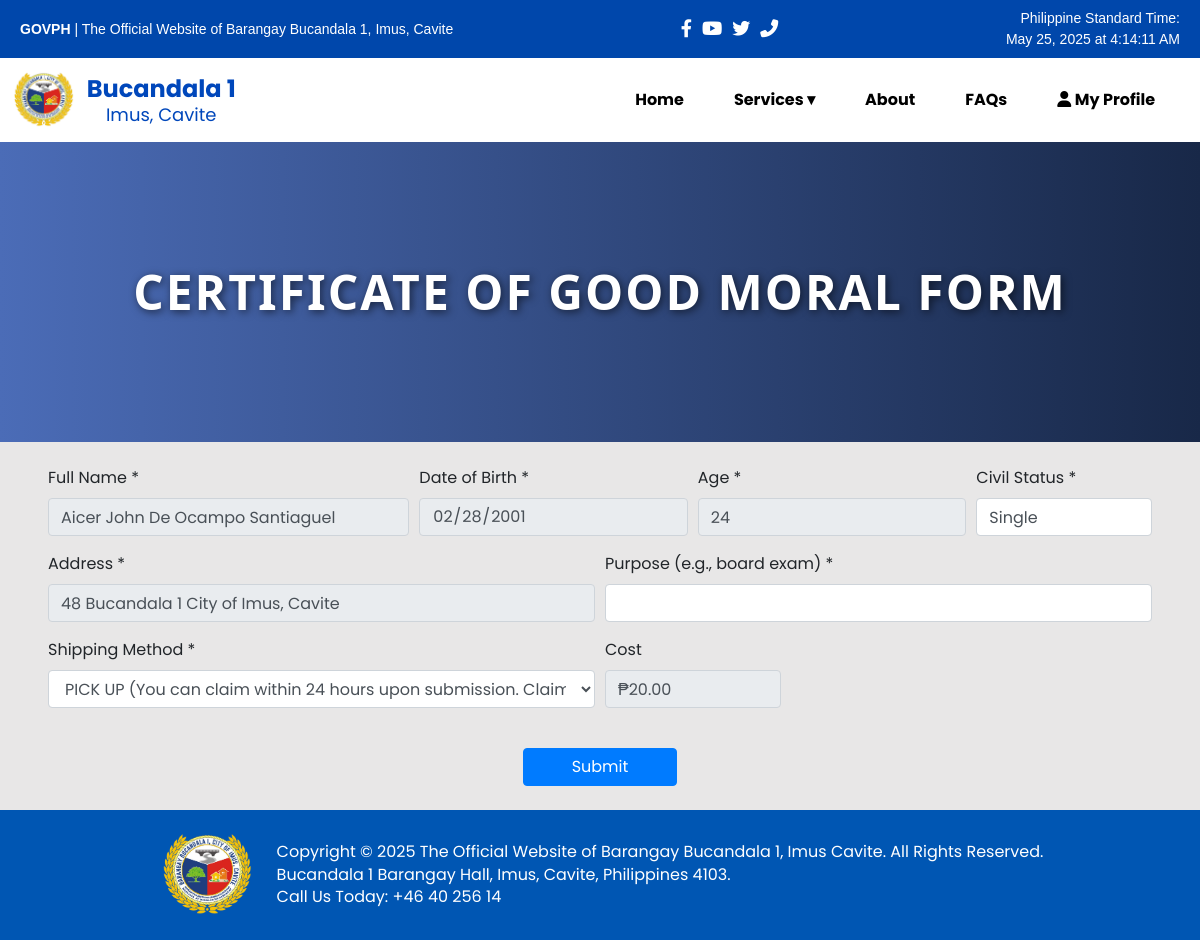
Page /chatbot-main/forms/certificate-of-good-moral.php (signed in) on the committed database.
### tables this page shows
CREATE TABLE `users` (
  `id` int(11) NOT NULL,
  `first_name` varchar(100) NOT NULL,
  `middle_name` varchar(100) DEFAULT NULL,
  `last_name` varchar(100) NOT NULL,
  `address` varchar(255) NOT NULL,
  `email` varchar(150) NOT NULL,
  `username` varchar(100) NOT NULL,
  `password` varchar(255) NOT NULL,
  `dob` date NOT NULL,
  `gender` enum('Male','Female') NOT NULL,
  `civil_status` enum('Single','Married','Widowed') NOT NULL,
  `government_id` varchar(100) NOT NULL,
  `id_number` varchar(100) NOT NULL,
  `emergency_contact_name` varchar(150) NOT NULL,
  `emergency_contact_number` varchar(50) NOT NULL,
  `profile_pic` varchar(255) DEFAULT NULL,
  `dependents` text DEFAULT NULL,
  `status` enum('pending','approved','rejected') NOT NULL DEFAULT 'pending',
  `created_at` timestamp NOT NULL DEFAULT current_timestamp(),
  `updated_at` timestamp NOT NULL DEFAULT current_timestamp() ON UPDATE current_timestamp(),
  `is_admin` tinyint(1) NOT NULL DEFAULT 0
);

### chatbot-main/forms/certificate-of-good-moral.php (the view, shortened to what this page needs)
<?php
require_once('../session_check.php');
$servername = "localhost";
$username_db = "root";
$password_db = "";
$dbname = "barangay_db";
try {
    $dsn = "mysql:host=$servername;dbname=$dbname;charset=utf8mb4";
    $pdo = new PDO($dsn, $username_db, $password_db, [
        PDO::ATTR_ERRMODE => PDO::ERRMODE_EXCEPTION,
        PDO::ATTR_DEFAULT_FETCH_MODE => PDO::FETCH_ASSOC,
    ]);
} catch (PDOException $e) {
    die("Connection failed: " . $e->getMessage());
}
$user_data = null;
if (isset($_SESSION['user_id'])) {
    try {
        $stmt = $pdo->prepare("SELECT * FROM users WHERE id = ?");
        $stmt->execute([$_SESSION['user_id']]);
        $user_data = $stmt->fetch();
    } catch (PDOException $e) {
        $user_data = null;
    }
}
?>
<!DOCTYPE html>
<html lang="en">
<head>
    <link rel="stylesheet" href="https://cdnjs.cloudflare.com/ajax/libs/twitter-bootstrap/4.3.1/css/bootstrap.min.css" />
    <link rel="stylesheet" href="https://cdnjs.cloudflare.com/ajax/libs/font-awesome/6.4.0/css/all.min.css">
    <link rel="stylesheet" href="../css/contact.css" />
</head>
<body>
    <div class="header-bar">
  <div class="header-container">
    <div class="left-section">
      GOVPH
      <span>| The Official Website of Barangay Bucandala 1, Imus, Cavite</span>
    </div>
    <div class="social-icons">
      <a href="https://www.facebook.com/profile.php?id=100085126650282"><i class="fab fa-facebook-f"></i></a>
      <a href="#"><i class="fab fa-youtube"></i></a>
      <a href="#"><i class="fab fa-twitter"></i></a>
      <a href="#"><i class="fas fa-phone-alt"></i></a>
    </div>
    <div class="time-section">
      <div>Philippine Standard Time:</div>
      <div id="dateTimePH">Loading time...</div>
    </div>
  </div>
</div>
<nav style="display: flex; align-items: center; padding: 10px;">
  <div class="logo-container keep-on-mobile">
  <img src="../image/imus-logo.png" alt="Barangay Logo" class="logo-img">
  <div class="logo-text">
    <span class="barangay-name">Bucandala 1</span><br>
    <span class="barangay-location">Imus, Cavite</span>
  </div>
</div>
<nav class="main-nav" id="mainNav">
  <a href="../index.php">Home</a>
  <div class="dropdown">
    <a href="#online-services-section" class="dropbtn">Services ▾</a>
  </div>
  <a href="../contact.php">About</a>
  <a href="../faq.php">FAQs</a>
  <a href="../profile.php"><i class="fas fa-user"></i> My Profile</a>
</nav>
</nav>
    <div class="header-banner">Certificate of Good Moral Form</div>
    <div class="container-fluid px-5 py-4">
<form method="POST" action="certificate-of-good-moral.php" id="goodMoralForm">
    <div class="form-row">
        <div class="form-group col-md-4">
            <label>Full Name *</label>
            <input type="text" name="full_name" class="form-control" required readonly value="<?php echo htmlspecialchars($_POST['full_name'] ?? ($user_data ? trim($user_data['first_name'] . ' ' . ($user_data['middle_name'] ?? '') . ' ' . $user_data['last_name']) : '')); ?>">
        </div>
        <div class="form-group col-md-3">
            <label>Date of Birth *</label>
            <input type="date" name="date_of_birth" class="form-control" required readonly value="<?php echo htmlspecialchars($_POST['date_of_birth'] ?? ($user_data['dob'] ?? '')); ?>">
        </div>
        <div class="form-group col-md-3">
            <label>Age *</label>
            <input type="number" name="age" class="form-control" required readonly value="<?php echo htmlspecialchars($_POST['age'] ?? ''); ?>">
        </div>
        <div class="form-group col-md-2">
            <label>Civil Status *</label>
        </div>
        <div class="form-group col-md-6">
            <label>Address *</label>
            <input type="text" name="address" class="form-control" required readonly value="<?php echo htmlspecialchars($_POST['address'] ?? ($user_data['address'] ?? '')); ?>">
        </div>
        <div class="form-group col-md-6">
            <label>Purpose (e.g., board exam) *</label>
        </div>
                <div class="form-group col-md-6">
                    <label>Shipping Method *</label>
                    <select name="shipping_method" class="form-control" required>
                        <option value="PICK UP">PICK UP (You can claim within 24 hours upon submission. Claimable from 10am-5pm)</option>
                    </select>
                </div>
                <div class="form-group col-md-2">
                    <label>Cost</label>
                    <input type="text" class="form-control" readonly value="₱20.00">
                </div>
            </div>
            <div class="text-center mt-4">
                <button type="submit" class="btn btn-primary px-5">Submit</button>
            </div>
        </form>
    </div>
    <div class="footer">
        <div class="footer-content">
        <img src="../image/imus-logo.png" alt="Barangay Logo" class="footer-logo">
        <div class="footer-text">
                <p>Copyright &copy; 2025 The Official Website of Barangay Bucandala 1, Imus Cavite. All Rights Reserved.</p>
                <p>Bucandala 1 Barangay Hall, Imus, Cavite, Philippines 4103.</p>
                <p>Call Us Today: +46 40 256 14</p>
            </div>
        </div>
    </div>
    <iframe src="../chatbot.php"
        style="position: fixed; bottom: 10px; right: 10px; width: 340px; height: 800px; border: none; z-index: 999;">
    </iframe>
</body>
</html>

### chatbot-main/css/contact.css (style rules this page uses)
body { height: 100%; margin: 0; display: flex; flex-direction: column; font-family: 'Poppins', sans-serif; background-color: #b9b4b4; }
.header-container { display: flex; align-items: center; justify-content: flex-start; }
nav { background-color: #ffffff; padding: 20px; text-align: center; position: sticky; top: 0; z-index: 1000; transition: all 0.6s cubic-bezier(0.25, 1, 0.5, 1); box-shadow: none; transform: translateY(0); }
nav a { margin: 0 15px; color: #000000; text-decoration: none; font-weight: bold; }
.dropdown { display: inline-block; position: relative; }
.dropbtn { cursor: pointer; }
.footer { width: 100%; padding: 20px; background-color: #0056b3; color: white; margin-top: 0px; }
.footer-content { display: flex; align-items: center; justify-content: center; gap: 20px; flex-wrap: wrap; text-align: left; }
.footer-logo { width: 100px; height: auto; }
.footer-text p { margin: 0; line-height: 1.4; }
body::before { content: ""; position: fixed; top: 0; left: 0; width: 100%; height: 100%; background: rgba(255, 255, 255, 0.678); z-index: -1; }
.logo-container { display: flex; align-items: center; flex-wrap: nowrap; margin-right: auto; }
.logo-img { height: 60px; margin-right: 10px; flex-shrink: 0; }
.logo-text { line-height: 1.2; white-space: nowrap; }
.barangay-name { font-size: 24px; font-weight: bold; color: #0047BB; }
.barangay-location { font-size: 18px; color: #0047BB; }
.main-nav { display: flex; gap: 20px; align-items: center; }
.header-bar { background-color: #0047AB; color: white; font-family: Arial, sans-serif; font-size: 14px; padding: 8px 20px; }
.header-container { display: flex; justify-content: space-between; align-items: center; flex-wrap: wrap; }
.left-section { font-weight: bold; }
.left-section span { font-weight: normal; }
.social-icons { display: flex; gap: 10px; font-size: 18px; }
.social-icons a { color: white; text-decoration: none; }
.time-section { text-align: right; }
.header-banner { width: 100%; height: 300px; display: flex; align-items: center; justify-content: center; background: linear-gradient(to right, #4b6cb7, #182848); color: white; text-align: center; font-size: 48px; font-family: 'Segoe UI', Tahoma, Geneva, Verdana, sans-serif; font-weight: 700; letter-spacing: 2px; text-transform: uppercase; text-shadow: 2px 2px 8px rgba(0, 0, 0, 0.6); }

### rows in the picture
users: full_name "Aicer John De Ocampo Santiaguel", date_of_birth "02/28/2001", address "48 Bucandala 1 City of Imus, Cavite"
